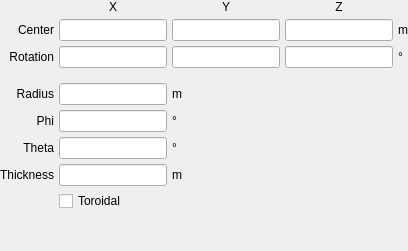
         <widget class="QWidget" name="superquadric_implicit">
          <layout class="QGridLayout" name="gridLayout_19">
           <property name="leftMargin">
            <number>0</number>
           </property>
           <property name="topMargin">
            <number>0</number>
           </property>
           <property name="rightMargin">
            <number>0</number>
           </property>
           <property name="bottomMargin">
            <number>0</number>
           </property>
           <property name="spacing">
            <number>5</number>
           </property>
           <item row="4" column="1">
            <widget class="LineEdit" name="lineedit_superquadric_implicit_radius"/>
           </item>
           <item row="1" column="0">
            <widget class="QLabel" name="label_47">
             <property name="text">
              <string>&lt;html&gt;&lt;head/&gt;&lt;body&gt;&lt;p align=&quot;right&quot;&gt;Center&lt;/p&gt;&lt;/body&gt;&lt;/html&gt;</string>
             </property>
            </widget>
           </item>
           <item row="1" column="1">
            <widget class="LineEdit" name="lineedit_superquadric_implicit_centerx"/>
           </item>
           <item row="1" column="2">
            <widget class="LineEdit" name="lineedit_superquadric_implicit_centery"/>
           </item>
           <item row="1" column="3">
            <widget class="LineEdit" name="lineedit_superquadric_implicit_centerz"/>
           </item>
           <item row="2" column="0">
            <widget class="QLabel" name="label_48">
             <property name="text">
              <string>&lt;html&gt;&lt;head/&gt;&lt;body&gt;&lt;p align=&quot;right&quot;&gt;Rotation&lt;/p&gt;&lt;/body&gt;&lt;/html&gt;</string>
             </property>
            </widget>
           </item>
           <item row="2" column="1">
            <widget class="LineEdit" name="lineedit_superquadric_implicit_rotationx"/>
           </item>
           <item row="2" column="2">
            <widget class="LineEdit" name="lineedit_superquadric_implicit_rotationy"/>
           </item>
           <item row="2" column="3">
            <widget class="LineEdit" name="lineedit_superquadric_implicit_rotationz"/>
           </item>
           <item row="5" column="0">
            <widget class="QLabel" name="label_44">
             <property name="text">
              <string>&lt;html&gt;&lt;head/&gt;&lt;body&gt;&lt;p align=&quot;right&quot;&gt;Phi&lt;/p&gt;&lt;/body&gt;&lt;/html&gt;</string>
             </property>
            </widget>
           </item>
           <item row="5" column="1">
            <widget class="LineEdit" name="lineedit_superquadric_implicit_phi"/>
           </item>
           <item row="9" column="0">
            <spacer name="verticalSpacer_19">
             <property name="orientation">
              <enum>Qt::Vertical</enum>
             </property>
             <property name="sizeHint" stdset="0">
              <size>
               <width>20</width>
               <height>40</height>
              </size>
             </property>
            </spacer>
           </item>
           <item row="6" column="0">
            <widget class="QLabel" name="label_45">
             <property name="text">
              <string>&lt;html&gt;&lt;head/&gt;&lt;body&gt;&lt;p align=&quot;right&quot;&gt;Theta&lt;/p&gt;&lt;/body&gt;&lt;/html&gt;</string>
             </property>
            </widget>
           </item>
           <item row="6" column="1">
            <widget class="LineEdit" name="lineedit_superquadric_implicit_theta"/>
           </item>
           <item row="7" column="0">
            <widget class="QLabel" name="label_46">
             <property name="text">
              <string>Thickness</string>
             </property>
            </widget>
           </item>
           <item row="7" column="1">
            <widget class="LineEdit" name="lineedit_superquadric_implicit_thickness"/>
           </item>
           <item row="4" column="0">
            <widget class="QLabel" name="label_124">
             <property name="text">
              <string>&lt;html&gt;&lt;head/&gt;&lt;body&gt;&lt;p align=&quot;right&quot;&gt;Radius&lt;/p&gt;&lt;/body&gt;&lt;/html&gt;</string>
             </property>
            </widget>
           </item>
           <item row="0" column="1">
            <widget class="QLabel" name="label_220">
             <property name="text">
              <string>X</string>
             </property>
             <property name="alignment">
              <set>Qt::AlignCenter</set>
             </property>
            </widget>
           </item>
           <item row="0" column="2">
            <widget class="QLabel" name="label_221">
             <property name="text">
              <string>Y</string>
             </property>
             <property name="alignment">
              <set>Qt::AlignCenter</set>
             </property>
            </widget>
           </item>
           <item row="0" column="3">
            <widget class="QLabel" name="label_222">
             <property name="text">
              <string>Z</string>
             </property>
             <property name="alignment">
              <set>Qt::AlignCenter</set>
             </property>
            </widget>
           </item>
           <item row="1" column="4">
            <widget class="QLabel" name="label_223">
             <property name="text">
              <string>m</string>
             </property>
            </widget>
           </item>
           <item row="2" column="4">
            <widget class="QLabel" name="label_224">
             <property name="text">
              <string>°</string>
             </property>
            </widget>
           </item>
           <item row="3" column="1">
            <spacer name="verticalSpacer_45">
             <property name="orientation">
              <enum>Qt::Vertical</enum>
             </property>
             <property name="sizeType">
              <enum>QSizePolicy::Maximum</enum>
             </property>
             <property name="sizeHint" stdset="0">
              <size>
               <width>20</width>
               <height>10</height>
              </size>
             </property>
            </spacer>
           </item>
           <item row="4" column="2">
            <widget class="QLabel" name="label_225">
             <property name="text">
              <string>m</string>
             </property>
            </widget>
           </item>
           <item row="8" column="1" colspan="3">
            <widget class="CheckBox" name="checkbox_superquadric_implicit_toroidal">
             <property name="text">
              <string>Toroidal</string>
             </property>
            </widget>
           </item>
           <item row="7" column="2">
            <widget class="QLabel" name="label_226">
             <property name="text">
              <string>m</string>
             </property>
            </widget>
           </item>
           <item row="5" column="2">
            <widget class="QLabel" name="label_307">
             <property name="text">
              <string>°</string>
             </property>
            </widget>
           </item>
           <item row="6" column="2">
            <widget class="QLabel" name="label_308">
             <property name="text">
              <string>°</string>
             </property>
            </widget>
           </item>
          </layout>
         </widget>
